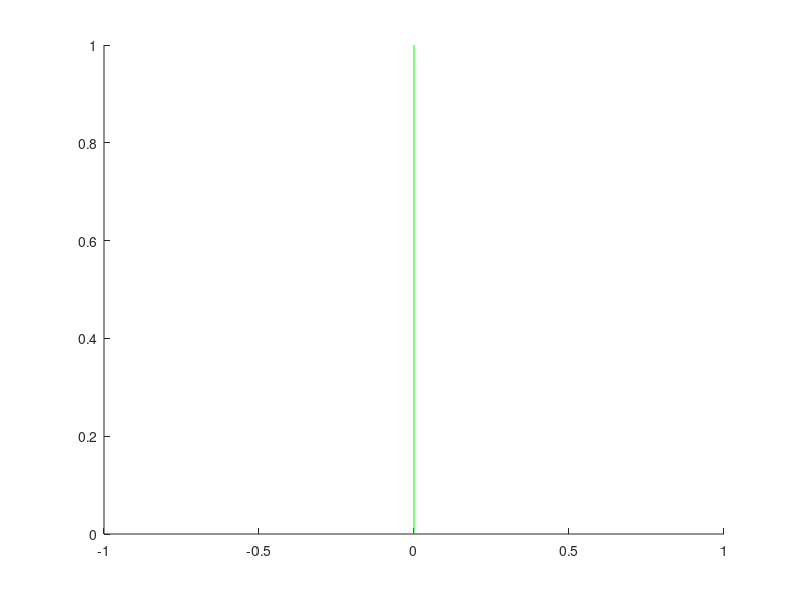

Here is the MATLAB script that generated this plot:
function vline(x,lc)
%VLINE adds vertical lines to figure at specified locations
%  VLINE draws a vertical line on an existing figure
%  from the bottom axis to the top axis at position 
%  or positions defined by (x) which can be a scalar or 
%  vector. The optional input variable (lc) can be used to
%  define the line style and color as in normal plotting.
%  Example vline(2.5,'-r'); plots a vertical solid
%  red line at x = 2.5. If no input arguments are given,
%  vline will draw a vertical green line at 0.  
%
%I/O: vline(x,lc);
%
%See Also: PLOT, DP, HLINE, ELLPS, HIGHORB, ZOOMPLS

%Copyright Eigenvector Research, Inc. 1996-98
%Modified 2/97 NBG
%Modified 3/98 BMW

if nargin == 0
  x = 0;
end
if nargin<2
  lc  = '-g';
end
[m,n] = size(x);
if m>1&n>1
  error('Error - input must be a scaler or vector')
elseif n>1
  x   = x';
  m   = n;
end

v     = axis;
axis  = v;
if ishold
  for ii=1:m
    plot([1 1]*x(ii,1),v(3:4),lc);
  end
else
  hold on
  for ii=1:m
    plot([1 1]*x(ii,1),v(3:4),lc);
  end
  hold off
end
